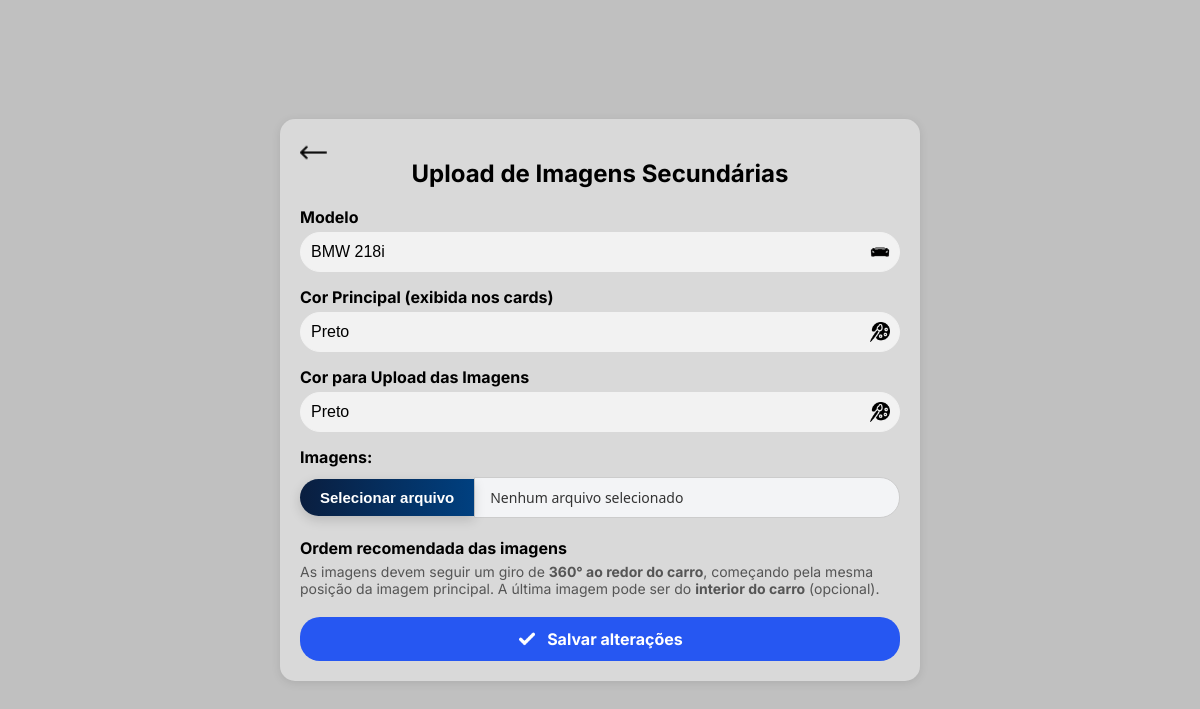
Screenshot of /php/cadastrar_imagens_secundarias.php?modelo_id=2 (signed in) with the database file from the repository.
### tables this page shows
CREATE TABLE `modelos` (
  `id` int(11) NOT NULL,
  `modelo` varchar(255) NOT NULL,
  `fabricante` varchar(255) NOT NULL,
  `cor` varchar(50) NOT NULL,
  `ano` int(11) NOT NULL,
  `preco` decimal(10,2) NOT NULL,
  `estoque` int(11) DEFAULT 0
);

### php/cadastrar_imagens_secundarias.php (the view, shortened to what this page needs)
<?php
$conn = new mysqli("localhost", "root", "", "sistema_bmw");
$modelo_id_get = isset($_GET['modelo_id']) ? intval($_GET['modelo_id']) : (isset($_POST['modelo_id']) ? intval($_POST['modelo_id']) : null);
$modeloSelecionado = '';
$coresDisponiveis = [];
if ($modelo_id_get) {
    $stmt = $conn->prepare("SELECT modelo, cor FROM modelos WHERE id = ?");
    $stmt->bind_param("i", $modelo_id_get);
    $stmt->execute();
    $res = $stmt->get_result();
    if ($row = $res->fetch_assoc()) {
        $modeloSelecionado = $row['modelo'];
        $coresDisponiveis = array_map('trim', explode(',', $row['cor']));
    }
}
?>
<!DOCTYPE html>
<html lang="pt-BR">
<head>
    <link rel="stylesheet" href="../css/registro.css">
    <link rel="stylesheet" href="../css/drag-and-drop.css">
</head>
<body>
    <div class="container">
        <a href="consultar_modelos.php" class="back-button">
            <img src="../img/seta-esquerda24.png" alt="Voltar">
        </a>
        <h2>Upload de Imagens Secundárias</h2>
        <form action="cadastrar_imagens_secundarias.php" method="post" enctype="multipart/form-data">
            <div class="input-group">
                <label>Modelo</label>
                <div class="input-wrapper">
                    <input type="text" value="<?= htmlspecialchars($modeloSelecionado) ?>" readonly>
                    <img src="../img/veiculos/carro.png" alt="Ícone modelo">
                </div>
            </div>
            <div class="input-group">
                <label>Cor Principal (exibida nos cards)</label>
                <div class="input-wrapper">
                    <?php if (count($coresDisponiveis) === 1): ?>
                        <input type="text" name="cor_principal" value="<?= htmlspecialchars($coresDisponiveis[0]) ?>"
                            readonly>
                    <?php endif; ?>
                    <img src="../img/veiculos/cor.png" alt="Ícone cor">
                </div>
            </div>
            <div class="input-group">
                <label>Cor para Upload das Imagens</label>
                <div class="input-wrapper">
                    <?php if (count($coresDisponiveis) === 1): ?>
                        <input type="text" name="cor_upload" value="<?= htmlspecialchars($coresDisponiveis[0]) ?>" readonly>
                    <?php endif; ?>
                    <img src="../img/veiculos/cor.png" alt="Ícone cor">
                </div>
            </div>
            <label class="img-label">Imagens:</label>
            <div class="custom-file-upload">
                <button type="button" id="btn-upload">Selecionar arquivo</button>
                <span id="file-names">Nenhum arquivo selecionado</span>
            </div>
            <div class="input-group">
                <label style="margin-bottom: 15px;">Ordem recomendada das imagens</label>
                <p style="font-size: 14px; color: #555; margin-top: -10px; margin-bottom: 20px;">
                    As imagens devem seguir um giro de <strong>360° ao redor do carro</strong>, começando pela mesma
                    posição da imagem principal. A última imagem pode ser do <strong>interior do carro</strong>
                    (opcional).
                </p>
            </div>
            <button type="submit" class="btn">
                <img src="../img/registro/verifica.png" alt="Ícone de check">
                Salvar alterações
            </button>
        </form>
    </div>
</body>
</html>

### css/registro.css (style rules this page uses)
body { font-family: 'Inter', Arial, sans-serif; background: #c0c0c0; display: flex; justify-content: center; align-items: center; height: 100vh; margin: 0; }
.container { position: relative; background: #D9D9D9; padding: 20px; border-radius: 15px; box-shadow: 0 2px 10px rgba(0, 0, 0, 0.1); max-width: 600px; width: 100%; display: flex; flex-direction: column; justify-content: space-between; }
h2 { text-align: center; }
.input-group { margin-bottom: 15px; width: 100%; }
.input-group label { display: block; margin-bottom: 5px; font-weight: bold; }
.input-wrapper { position: relative; width: 100%; }
.input-wrapper input { width: 100%; padding: 10px; padding-right: 30px; border: 1px solid #f2f2f2; border-radius: 20px; font-size: 16px; background-color: #F2F2F2; box-sizing: border-box; }
.input-wrapper img { position: absolute; right: 10px; top: 50%; transform: translateY(-50%); width: 20px; height: 20px; }
.btn { font-family: 'Inter', sans-serif; display: flex; align-items: center; justify-content: center; gap: 10px; width: 100%; padding: 12px; background: #2657F2; color: #fff; border: none; border-radius: 20px; font-size: 16px; font-weight: bold; cursor: pointer; margin-top: 20px; position: relative; overflow: hidden; transition: background 0.3s ease-in-out; }
.btn img { width: 20px; height: 20px; }
.btn::before { content: ""; position: absolute; width: 100px; height: 100%; background-image: linear-gradient( 120deg, rgba(255, 255, 255, 0) 30%, rgba(255, 255, 255, 0.8), rgba(255, 255, 255, 0) 70% ); top: 0; left: -100px; opacity: 0.6; transition: left 0.3s ease-in-out; }
.back-button { position: absolute; top: 20px; left: 20px; z-index: 10; }
.back-button img { width: 27px; height: auto; transition: transform 0.2s ease-in-out; }

### css/drag-and-drop.css (style rules this page uses)
.custom-file-upload { display: flex; align-items: center; font-family: 'Segoe UI', Tahoma, Geneva, Verdana, sans-serif; margin-top: 10px; max-width: 100%; }
.custom-file-upload button { position: relative; background: linear-gradient(to right, #0a1e3f, #004080); color: #fff; border: none; padding: 10px 20px; font-weight: 600; font-size: 15px; cursor: pointer; box-shadow: 0 4px 12px rgba(0, 0, 0, 0.15); transition: transform 0.2s ease, background 0.3s ease; overflow: hidden; z-index: 1; border-top-left-radius: 20px; border-bottom-left-radius: 20px; border-top-right-radius: 0; border-bottom-right-radius: 0; }
.custom-file-upload button::before { content: ""; position: absolute; top: -50%; left: -50%; width: 200%; height: 200%; background: radial-gradient(circle at center, rgba(0, 132, 255, 0.35), transparent 70%); opacity: 0; transition: opacity 0.4s ease; z-index: 0; border-radius: 50%; }
.custom-file-upload button::after { content: ''; position: absolute; top: 0; left: -75%; width: 50%; height: 100%; background: linear-gradient(120deg, transparent, rgba(255, 255, 255, 0.4), transparent); transform: skewX(-20deg); transition: 0.75s; z-index: 1; }
#file-names { flex: 1; background-color: #f3f4f6; padding: 10px 15px; border-radius: 8px; font-size: 14px; color: #333; border: 1px solid #ccc; white-space: nowrap; overflow: hidden; text-overflow: ellipsis; min-width: 0; border-top-left-radius: 0px; border-bottom-left-radius: 0px; border-top-right-radius: 20px; border-bottom-right-radius: 20px; }
.img-label { display: block; margin-bottom: 5px; font-weight: bold; }

### rows the page displays
modelos: modelo "BMW 218i", cor_principal "Preto", cor_upload "Preto"
